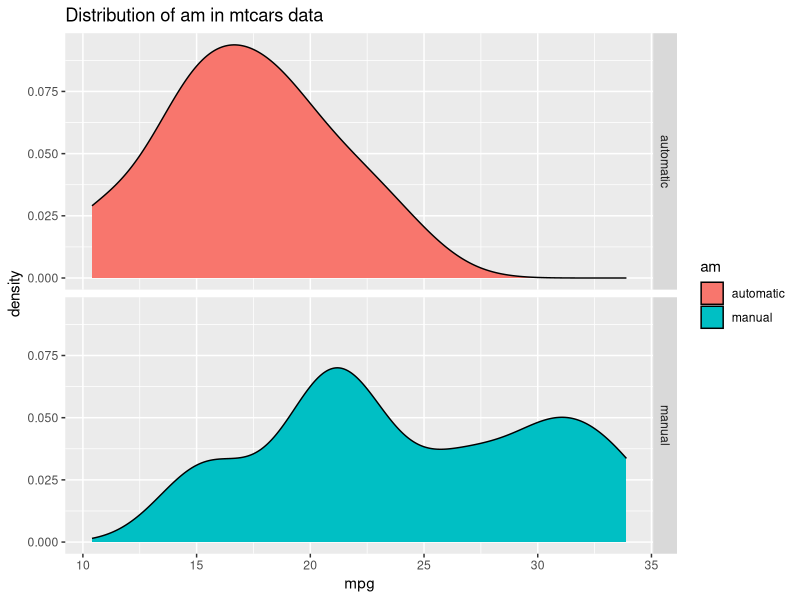
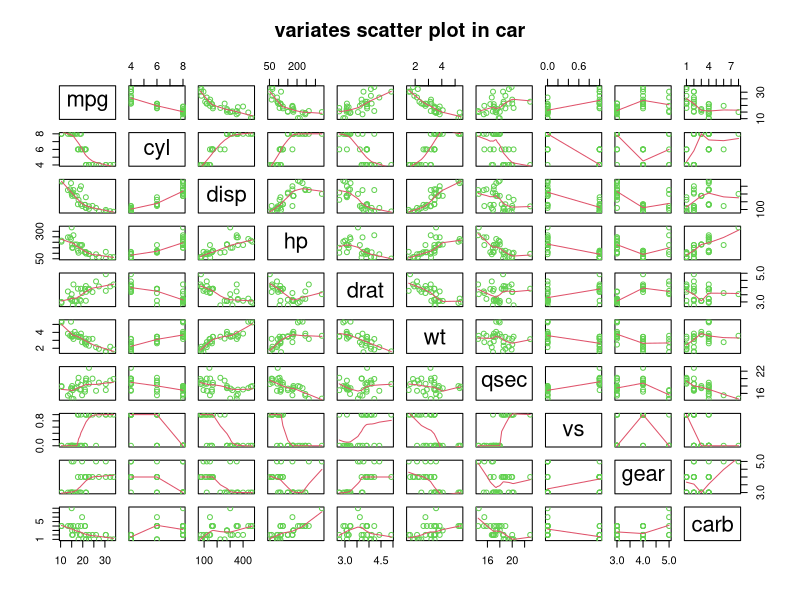
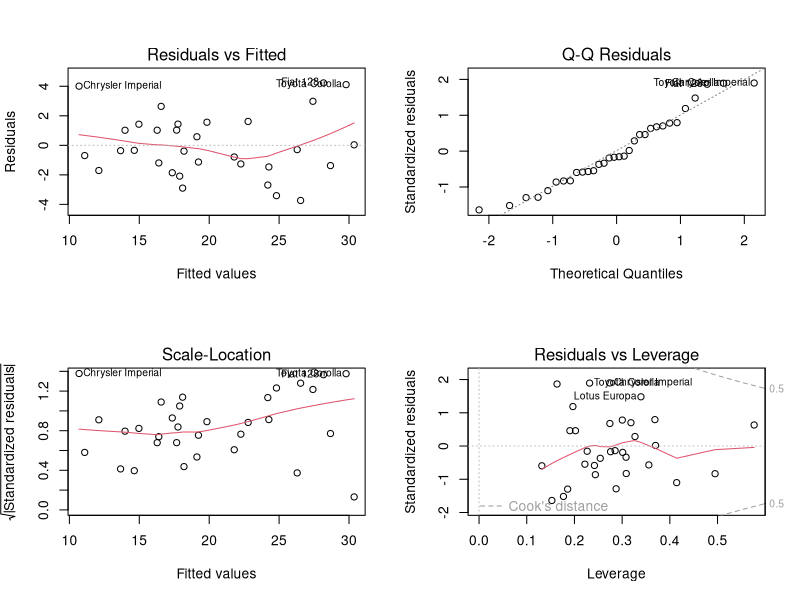
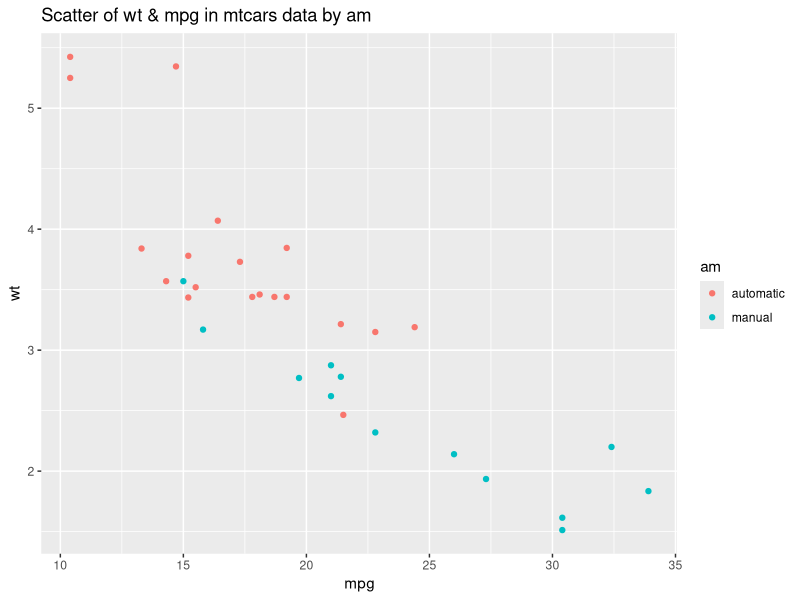

These charts were generated, in order, by the following R code:
## ---- chunk 1
knitr::opts_chunk$set(echo = TRUE)
## ---- chunk 2
data("mtcars")
library(ggplot2)
mtcars$am=as.factor(mtcars$am)
mtcars$am=ifelse(mtcars$am==1,"manual","automatic")
ggplot(mtcars,aes(x=mpg,fill=am))+geom_density(bw=2)+facet_grid(am~.)+ggtitle("Distribution of am in mtcars data")
## ---- chunk 3
pairs(mtcars[,-9], panel = panel.smooth, main = "variates scatter plot in car", col = 3)
## ---- chunk 4
lm.fit.just.one<-lm(mpg~factor(am),data=mtcars)
summary(lm.fit.just.one)
## ---- chunk 5
lm.1<-lm(mpg~factor(am)+factor(cyl)+wt,data=mtcars)
lm.2<-lm(mpg~factor(am)+factor(cyl)+disp+hp+drat+wt+qsec,data=mtcars)
lm.multi<-lm(mpg~factor(cyl)+disp+hp+drat+wt+qsec+factor(vs)+factor(am)+factor(gear)+factor(carb),data=mtcars)
best_model <- step(lm.multi, direction = "both")
anova(lm.fit.just.one,lm.1,lm.2,best_model)
## ---- chunk 6
summary(lm.2)
## ---- chunk 7
par(mfrow = c(2, 2)); plot(lm.2)
## ---- chunk 8
ggplot(mtcars,aes(x=mpg,y=wt,color=am))+geom_point()+ggtitle("Scatter of wt & mpg in mtcars data by am")
